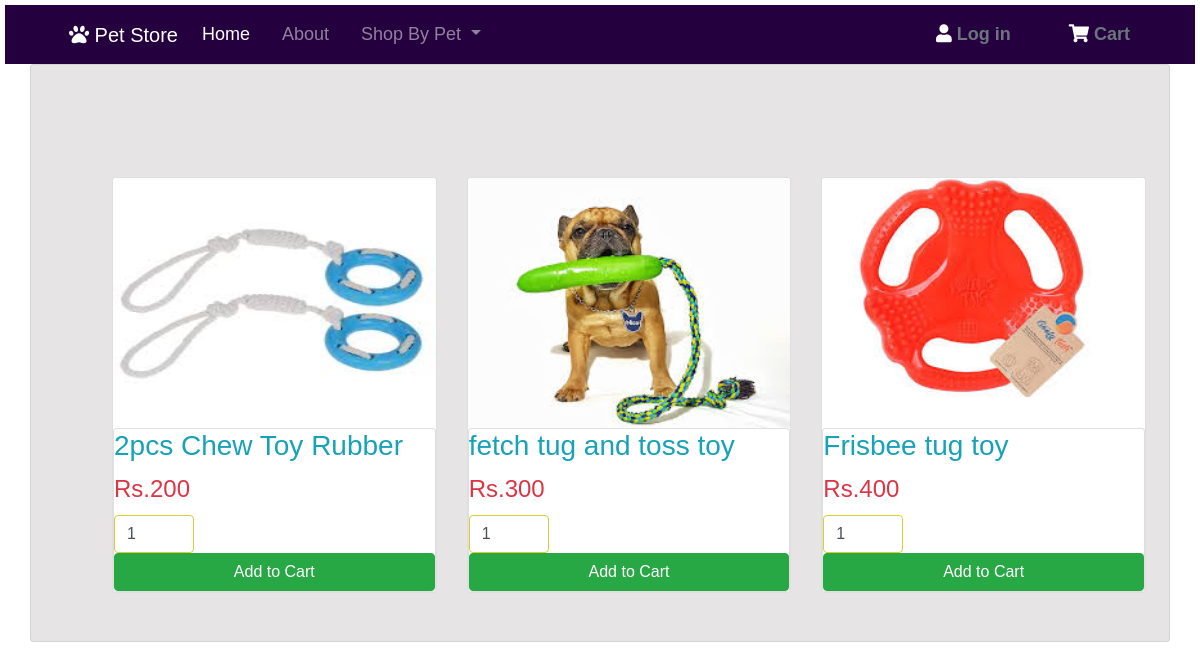
Screenshot of /fetch_tug_toys.php with the database file from the repository.
### tables this page shows
CREATE TABLE `products` (
  `prod_id` int(11) NOT NULL,
  `prod_name` varchar(30) NOT NULL,
  `price` float NOT NULL,
  `description` varchar(50) NOT NULL,
  `mfg_date` date NOT NULL,
  `exp_date` date DEFAULT NULL,
  `stock` int(11) NOT NULL,
  `prod_img` varchar(20) NOT NULL,
  `subcat_id` int(11) DEFAULT NULL
);

### fetch_tug_toys.php (the view, shortened to what this page needs)
<?php
include_once 'header.php';
?>
<head>
	<link rel="stylesheet" type="text/css" href="style.css">
</head>
<div class="container py-5 ">
	<div class="row mt-5 ml-5">
		<?php
		require 'dbc.inc.php';
		$query = "SELECT * FROM products where subcat_id=2";
		$querry_run = mysqli_query($conn,$query);
		$check_products = mysqli_num_rows($querry_run)>0;
		if($check_products){
			while($row=mysqli_fetch_assoc($querry_run)){
				?>
				<div class="col-md-4 mt-3">
					<form method="post" action="fetch_tug_toys.php?action=add&prod_id=<?=$row["prod_id"]?>">
					<div class="card">
						<img src="images/<?=$row['prod_img']?> " height="250px" class="card-img-top" alt="product images">
						<div class="card body">
						<h3 class="card-title text-info"><?php echo $row['prod_name'];?></h3>
						<h4 class="card-title text-danger">Rs.<?php echo $row['price'];?></h4>
						<div class="quant">
							<input type="text" id="quant" name="quantity"  value="1" class="form-control" />
						</div>
						<input type="submit" name="add_to_cart" class="btn btn-success" value="Add to Cart" />
						</div>
					</div>
					</form>
				</div>
				<?php
			}
		}
		else{
			echo 'No Products Found';
		}
		?>
	</div>
		</div>
<?php
include_once 'footer.php';
?>

### style.css (style rules this page uses)
.quant { display:flex; }
.quant input { border: 1px solid #dace34; width:80px; }
body { font-family: Arial; font-size: 17px; padding: 5px; }
* { box-sizing: border-box; }
.row { display: -ms-flexbox; display: flex; -ms-flex-wrap: wrap; flex-wrap: wrap; margin: 0 -10px; }
.container { background-color: #cfcccc85; padding: 3px 18px 13px 18px; border: 1px solid lightgrey; border-radius: 3px; }

### rows the page displays
products: prod_img (picture), prod_name "2pcs Chew Toy Rubber", price "200"
products: prod_img (picture), prod_name "fetch tug and toss toy", price "300"
products: prod_img (picture), prod_name "Frisbee tug toy", price "400"
